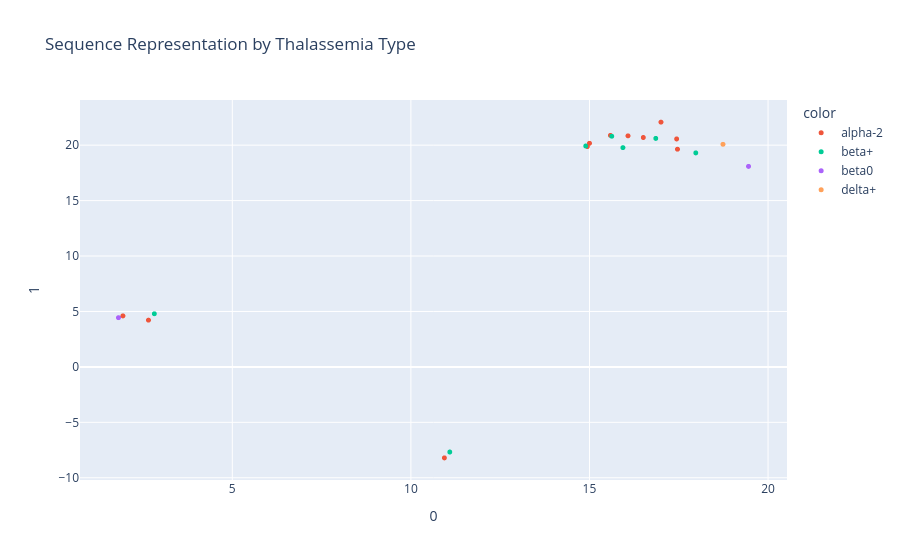

This figure's notebook cell:
### Code cell
seq_rep = pd.DataFrame(umap.fit_transform(np.array(var_data["sequence_representation"]).tolist()))
seq_rep["label"] = var_data["name"]
seq_rep["color"] = var_data["thalType"]

fig = px.scatter(
    seq_rep, 
    x=0, 
    y=1, 
    color="color", 
    hover_data="label", 
    title="Sequence Representation by Thalassemia Type"
)
fig.update_traces(marker_size=5)
fig.show()

### Figure 1 — Plotly figure (JSON) as saved in the notebook; plotly's stock layout.template omitted (floating-point values rounded to 4 significant figures)
{"data": [{"customdata": [["Hb Adana"], ["Hb Petah Tikva"], ["Hb Quong Sze"], ["Hb Sun Prairie"], ["Hb Questembert"], ["Hb Icaria"], ["Hb Koya Dora"], ["Hb Seal Rock"], ["Hb Lleida"], ["Hb Bishoptown"], ["Hb Codon 14 (TGG>TTG)"]], "hovertemplate": "color=alpha-2<br>0=%{x}<br>1=%{y}<br>label=%{customdata[0]}<extra></extra>", "legendgroup": "alpha-2", "marker": {"color": "#EF553B", "size": 5, "symbol": "circle"}, "mode": "markers", "name": "alpha-2", "showlegend": true, "type": "scattergl", "x": [15.0, 2.652, 16.51, 10.94, 17.0, 17.44, 14.94, 15.59, 16.08, 1.937, 17.46], "xaxis": "x", "y": [20.17, 4.219, 20.69, -8.205, 22.08, 20.56, 19.87, 20.88, 20.84, 4.602, 19.64], "yaxis": "y"}, {"customdata": [["Hb Malay"], ["Hb Knossos"], ["Hb Chesterfield"], ["Hb Cagliari"], ["Hb Showa-Yakushiji"], ["Hb Hradec Kralove (or Hb HK)"], ["Hb Dhonburi"]], "hovertemplate": "color=beta+<br>0=%{x}<br>1=%{y}<br>label=%{customdata[0]}<extra></extra>", "legendgroup": "beta+", "marker": {"color": "#00cc96", "size": 5, "symbol": "circle"}, "mode": "markers", "name": "beta+", "showlegend": true, "type": "scattergl", "x": [17.98, 15.62, 2.817, 15.94, 11.09, 16.86, 14.9], "xaxis": "x", "y": [19.3, 20.81, 4.794, 19.78, -7.677, 20.61, 19.93], "yaxis": "y"}, {"customdata": [["Hb Monroe"], ["Hb Medicine Lake"]], "hovertemplate": "color=beta0<br>0=%{x}<br>1=%{y}<br>label=%{customdata[0]}<extra></extra>", "legendgroup": "beta0", "marker": {"color": "#ab63fa", "size": 5, "symbol": "circle"}, "mode": "markers", "name": "beta0", "showlegend": true, "type": "scattergl", "x": [19.45, 1.813], "xaxis": "x", "y": [18.09, 4.441], "yaxis": "y"}, {"customdata": [["Hb A<sub>2</sub>-Wrens"]], "hovertemplate": "color=delta+<br>0=%{x}<br>1=%{y}<br>label=%{customdata[0]}<extra></extra>", "legendgroup": "delta+", "marker": {"color": "#FFA15A", "size": 5, "symbol": "circle"}, "mode": "markers", "name": "delta+", "showlegend": true, "type": "scattergl", "x": [18.74], "xaxis": "x", "y": [20.08], "yaxis": "y"}], "layout": {"legend": {"title": {"text": "color"}, "tracegroupgap": 0}, "title": {"text": "Sequence Representation by Thalassemia Type"}, "xaxis": {"anchor": "y", "domain": [0, 1], "title": {"text": "0"}}, "yaxis": {"anchor": "x", "domain": [0, 1], "title": {"text": "1"}}}}
